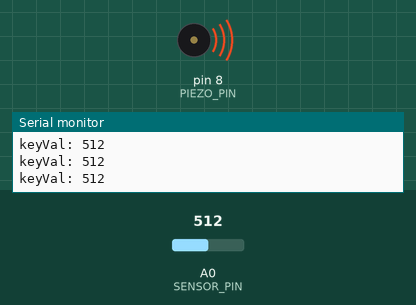
Bench run of a sketch on a simulated Arduino Uno, built with avr-gcc and run on an emulated ATmega328P. On the bench: buzzer (waves = sounding), the last lines printed to the serial monitor. Inputs (shaded band) come from the test bench; at power-on: A0 (SENSOR_PIN) = 512.

Above: at 1.2 s.
1.3 s: A0 (SENSOR_PIN) set to 496
At 2.1 s:
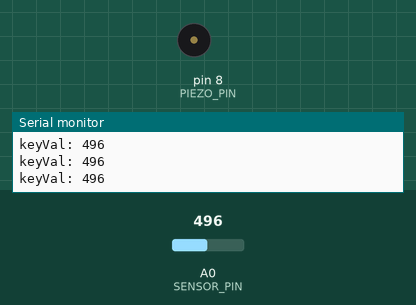
2.8 s: A0 (SENSOR_PIN) set to 511
At 3.3 s:
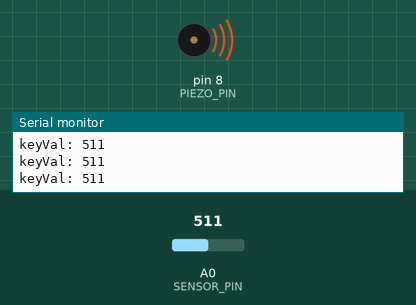
4.3 s: A0 (SENSOR_PIN) set to 495
At 5.6 s:
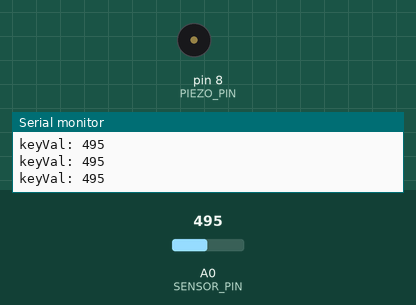
Timing chart, 0 to 7.3 s (numbered marks = the images above; inputs shaded):
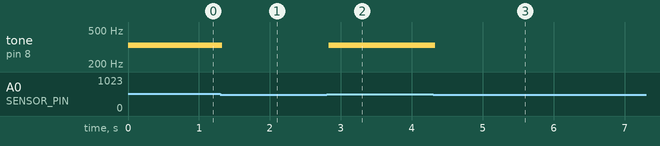

The sketch:

main.ino
```cpp
#include <Arduino.h>

const int BAUD_RATE = 9600;

const int PIEZO_PIN = 8;
const int SENSOR_PIN = A0;

const int C_HERTZ = 262;
const int D_HERTZ = 294;
const int E_HERTZ = 330;
const int F_HERTZ = 349;

const int PITCH_MIN = 50;
const int PITCH_MAX = 4000;
const int TONE_DURATION = 20;

int SENSOR_MIN = 0;
int SENSOR_MAX = 1023;

int keyVal;

void setup() {
  Serial.begin(BAUD_RATE);
}

void loop() {
  keyVal = analogRead(SENSOR_PIN);

  Serial.print("keyVal: ");
  Serial.println(keyVal);

  if (keyVal == SENSOR_MAX)
    tone(PIEZO_PIN, C_HERTZ);
  else if (keyVal >= 990 && keyVal <= 1110)
    tone(PIEZO_PIN, D_HERTZ);
  else if (keyVal >= 505 && keyVal <= 515)
    tone(PIEZO_PIN, E_HERTZ);
  else if (keyVal >= 5 && keyVal <= 10)
    tone(PIEZO_PIN, F_HERTZ);
  else
    noTone(PIEZO_PIN);
}
```

Measured:
- the behaviour switches between 505 and 504 on A0 (SENSOR_PIN) (found by bisection; images 0 and 1)
- after the input at 1.3 s, tone on pin 8 (PIEZO_PIN): 330 Hz → silent at once
- after the input at 2.8 s, tone on pin 8 (PIEZO_PIN): silent → 330 Hz at once
- after the input at 4.3 s, tone on pin 8 (PIEZO_PIN): 330 Hz → silent at once
